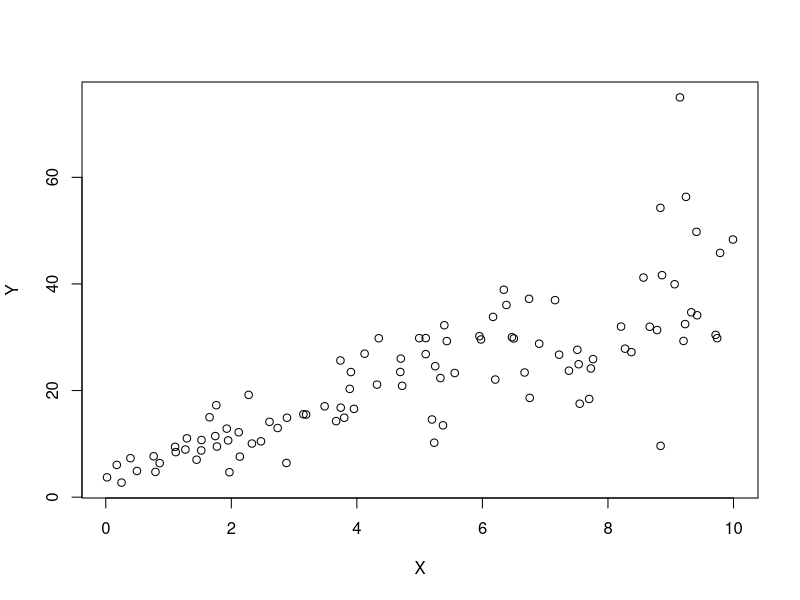

This chart was generated by the following R code:
## ---- chunk 1
knitr::opts_chunk$set(echo = TRUE)
## ---- chunk 2
set.seed(2017)
X=runif(100)*10
Y=X*4+3.45
Y=rnorm(100)*0.29*Y+Y
plot(X,Y)
## ---- chunk 3
Model =lm(Y~X)
Model
summary(Model)
## ---- chunk 4
cor(X,Y)^2
## ---- chunk 5
head(mtcars)
lm(formula = mtcars$hp ~ mtcars$wt, data = mtcars)
lm(formula = mtcars$hp ~ mtcars$mpg, data = mtcars)
## ---- chunk 6
Model=lm(mtcars$hp ~ mtcars$cyl + mtcars$mpg, data = mtcars)
Model
HP=54.067+ 23.979*4 - 2.775*22
HP
## ---- chunk 7
library(mlbench)
data(BostonHousing)
Model=lm(BostonHousing$medv~BostonHousing$crim + (BostonHousing$zn > 25) +  
         BostonHousing$ptratio+BostonHousing$chas)
summary(Model)
## ---- chunk 8
Model1=lm(BostonHousing$medv~BostonHousing$crim + (BostonHousing$zn > 25) +  
         BostonHousing$ptratio+BostonHousing$chas)
Model1
Model2=lm(BostonHousing$medv~BostonHousing$crim + (BostonHousing$zn > 25) +  
         BostonHousing$ptratio)
Model2
## ---- chunk 9
anova(Model)
